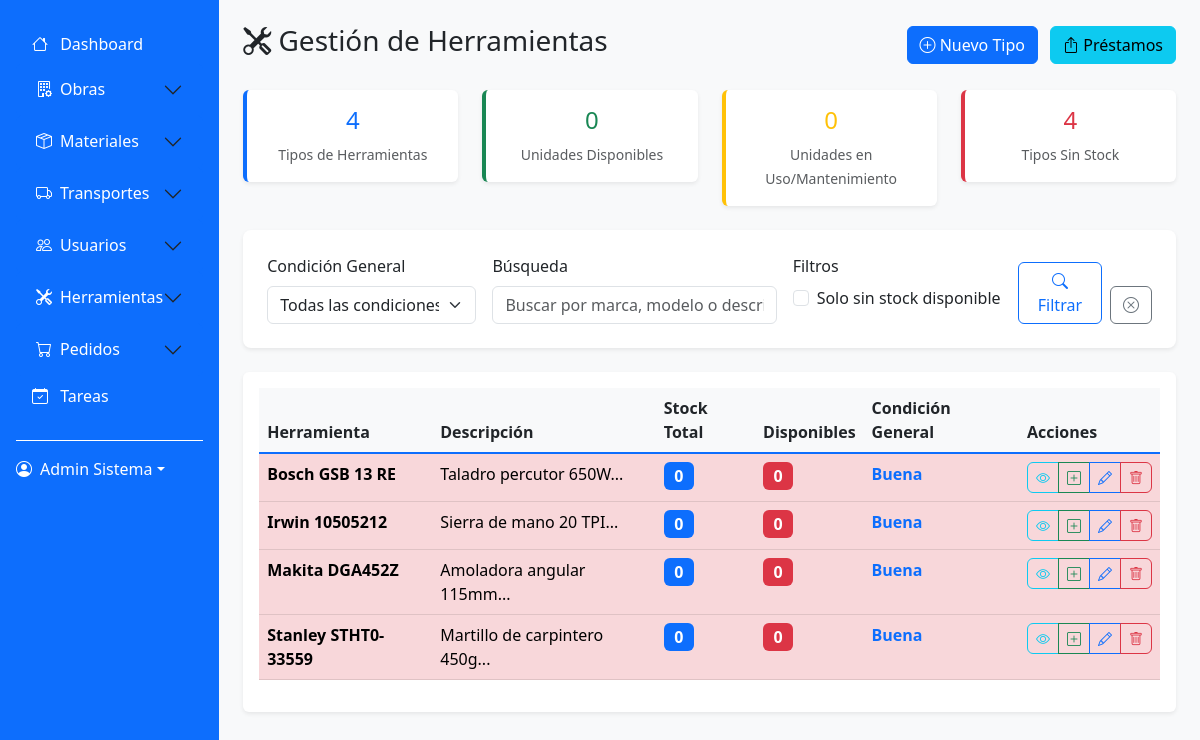
The page /modules/herramientas/list.php (signed in) on the database its author committed.
### tables this page shows
CREATE TABLE herramientas (
    id_herramienta INT AUTO_INCREMENT PRIMARY KEY,
    tipo VARCHAR(100) NOT NULL,
    marca VARCHAR(100) NOT NULL,
    modelo VARCHAR(100) NOT NULL,
    descripcion TEXT,
    stock_total INT DEFAULT 0,
    condicion_general ENUM('excelente', 'buena', 'regular', 'mala') DEFAULT 'buena',
    precio_referencia DECIMAL(10,2) DEFAULT 0.00,
    categoria VARCHAR(100),
    fecha_creacion TIMESTAMP DEFAULT CURRENT_TIMESTAMP
);

### config/config.php (called while the page is built, shortened)
<?php
function is_logged_in() {
    return isset($_SESSION['user_id']) && !empty($_SESSION['user_id']);
}
function get_user_role() {
    return $_SESSION['user_role'] ?? null;
}
function has_permission($required_roles) {
    $user_role = get_user_role();
    if (is_array($required_roles)) {
        return in_array($user_role, $required_roles);
    }
    return $user_role === $required_roles;
}
?>

### modules/herramientas/list.php (the view, shortened to what this page needs)
<?php
require_once '../../config/config.php';
$can_manage = has_permission([ROLE_ADMIN, ROLE_RESPONSABLE]);
$database = new Database();
$conn = $database->getConnection();
$filtro_busqueda = $_GET['busqueda'] ?? '';
$filtro_stock_bajo = isset($_GET['stock_bajo']) ? (bool)$_GET['stock_bajo'] : false;
$where_conditions = [];
$params = [];
$where_clause = !empty($where_conditions) ? 'WHERE ' . implode(' AND ', $where_conditions) : '';
try {
    $query = "SELECT h.*,
                     COUNT(CASE WHEN hu.estado_actual = 'disponible' THEN 1 ELSE NULL END) as unidades_disponibles
              FROM herramientas h
              LEFT JOIN herramientas_unidades hu ON h.id_herramienta = hu.id_herramienta
              $where_clause
              GROUP BY h.id_herramienta
              ORDER BY h.marca, h.modelo";
    $stmt = $conn->prepare($query);
    $stmt->execute($params);
    $herramientas = $stmt->fetchAll();
    $stmt_stats = $conn->query("SELECT
        COUNT(*) as total_tipos_herramientas,
        SUM(stock_total) as total_unidades,
        COUNT(CASE WHEN stock_total <= 0 THEN 1 END) as sin_stock_tipos
        FROM herramientas");
    $stats = $stmt_stats->fetch();
    $stmt_unidades_disponibles = $conn->query("SELECT COUNT(*) as total FROM herramientas_unidades WHERE estado_actual = 'disponible'");
    $unidades_disponibles = $stmt_unidades_disponibles->fetch()['total'];
} catch (Exception $e) {
    error_log("Error al obtener herramientas: " . $e->getMessage());
    $herramientas = [];
    $stats = ['total_tipos_herramientas' => 0, 'total_unidades' => 0, 'sin_stock_tipos' => 0];
    $unidades_disponibles = 0;
}
include '../../includes/header.php';
?>
<div class="row">
    <div class="col-12">
        <div class="d-flex justify-content-between align-items-center mb-4">
            <h1 class="h3">
                <i class="bi bi-tools"></i> Gestión de Herramientas
            </h1>
            <?php if ($can_manage): ?>
            <div>
                <a href="create.php" class="btn btn-primary me-2">
                    <i class="bi bi-plus-circle"></i> Nuevo Tipo
                </a>
                <a href="prestamos.php" class="btn btn-info">
                    <i class="bi bi-box-arrow-up"></i> Préstamos
                </a>
            </div>
            <?php endif; ?>
        </div>
    </div>
</div>
<div class="row mb-4">
    <div class="col-md-3">
        <div class="card dashboard-card">
            <div class="card-body text-center">
                <h4 class="text-primary"><?php echo $stats['total_tipos_herramientas']; ?></h4>
                <small class="text-muted">Tipos de Herramientas</small>
            </div>
        </div>
    </div>
    <div class="col-md-3">
        <div class="card dashboard-card success">
            <div class="card-body text-center">
                <h4 class="text-success"><?php echo $unidades_disponibles; ?></h4>
                <small class="text-muted">Unidades Disponibles</small>
            </div>
        </div>
    </div>
    <div class="col-md-3">
        <div class="card dashboard-card warning">
            <div class="card-body text-center">
                <h4 class="text-warning"><?php echo $stats['total_unidades'] - $unidades_disponibles; ?></h4>
                <small class="text-muted">Unidades en Uso/Mantenimiento</small>
            </div>
        </div>
    </div>
    <div class="col-md-3">
        <div class="card dashboard-card danger">
            <div class="card-body text-center">
                <h4 class="text-danger"><?php echo $stats['sin_stock_tipos']; ?></h4>
                <small class="text-muted">Tipos Sin Stock</small>
            </div>
        </div>
    </div>
</div>
<div class="filter-section">
    <form method="GET" class="row g-3">
        <div class="col-md-3">
            <label for="condicion" class="form-label">Condición General</label>
            <select class="form-select" id="condicion" name="condicion">
                <option value="">Todas las condiciones</option>
            </select>
        </div>
        <div class="col-md-4">
            <label for="busqueda" class="form-label">Búsqueda</label>
            <input type="text" class="form-control" id="busqueda" name="busqueda"
                   placeholder="Buscar por marca, modelo o descripción..."
                   value="<?php echo htmlspecialchars($filtro_busqueda); ?>">
        </div>
        <div class="col-md-3">
            <label class="form-label">Filtros</label>
            <div class="form-check">
                <input class="form-check-input" type="checkbox" id="stock_bajo" name="stock_bajo" value="1"
                       <?php echo $filtro_stock_bajo ? 'checked' : ''; ?>>
                <label class="form-check-label" for="stock_bajo">
                    Solo sin stock disponible
                </label>
            </div>
        </div>
        <div class="col-md-2 d-flex align-items-end">
            <button type="submit" class="btn btn-outline-primary me-2">
                <i class="bi bi-search"></i> Filtrar
            </button>
            <a href="list.php" class="btn btn-outline-secondary">
                <i class="bi bi-x-circle"></i>
            </a>
        </div>
    </form>
</div>
<div class="card">
    <div class="card-body">
        <?php if (!empty($herramientas)): ?>
        <div class="table-responsive">
            <table class="table table-hover">
                <thead>
                    <tr>
                        <th>Herramienta</th>
                        <th>Descripción</th>
                        <th>Stock Total</th>
                        <th>Disponibles</th>
                        <th>Condición General</th>
                        <th>Acciones</th>
                    </tr>
                </thead>
                <tbody>
                    <?php foreach ($herramientas as $herramienta): ?>
                    <tr class="<?php echo $herramienta['unidades_disponibles'] <= 0 ? 'table-danger' : ''; ?>">
                        <td>
                            <strong><?php echo htmlspecialchars($herramienta['marca'] . ' ' . $herramienta['modelo']); ?></strong>
                        </td>
                        <td><?php echo htmlspecialchars(substr($herramienta['descripcion'], 0, 70)); ?>...</td>
                        <td>
                            <span class="badge bg-primary fs-6">
                                <?php echo number_format($herramienta['stock_total']); ?>
                            </span>
                        </td>
                        <td>
                            <span class="badge <?php echo $herramienta['unidades_disponibles'] <= 0 ? 'bg-danger' : 'bg-success'; ?> fs-6">
                                <?php echo number_format($herramienta['unidades_disponibles']); ?>
                            </span>
                        </td>
                        <td>
                            <?php
                            $condicion_class = '';
                            switch ($herramienta['condicion_general']) {
                                case 'buena': $condicion_class = 'text-primary'; break;
                            }
                            ?>
                            <span class="fw-bold <?php echo $condicion_class; ?>">
                                <?php echo ucfirst($herramienta['condicion_general']); ?>
                            </span>
                        </td>
                        <td>
                            <div class="btn-group btn-group-sm" role="group">
                                <a href="view.php?id=<?php echo $herramienta['id_herramienta']; ?>"
                                   class="btn btn-outline-info" title="Ver detalles">
                                    <i class="bi bi-eye"></i>
                                </a>
                                <?php if ($can_manage): ?>
                                <a href="add_unit.php?id=<?php echo $herramienta['id_herramienta']; ?>"
                                   class="btn btn-outline-success" title="Agregar unidad">
                                    <i class="bi bi-plus-square"></i>
                                </a>
                                <a href="edit.php?id=<?php echo $herramienta['id_herramienta']; ?>"
                                   class="btn btn-outline-primary" title="Editar tipo">
                                    <i class="bi bi-pencil"></i>
                                </a>
                                <a href="delete.php?id=<?php echo $herramienta['id_herramienta']; ?>"
                                   class="btn btn-outline-danger btn-delete"
                                   data-item-name="la herramienta '<?php echo htmlspecialchars($herramienta['marca'] . ' ' . $herramienta['modelo']); ?>'"
                                   title="Eliminar tipo">
                                    <i class="bi bi-trash"></i>
                                </a>
                                <?php endif; ?>
                            </div>
                        </td>
                    </tr>
                    <?php endforeach; ?>
                </tbody>
            </table>
        </div>
        <?php endif; ?>
    </div>
</div>
<?php include '../../includes/footer.php'; ?>

### assets/css/style.css (style rules this page uses)
:root { --primary-color: #0d6efd; --secondary-color: #6c757d; --success-color: #198754; --danger-color: #dc3545; --warning-color: #ffc107; --info-color: #0dcaf0; --light-color: #f8f9fa; --dark-color: #212529; }
body { background-color: #f8f9fa; font-family: "Segoe UI", Tahoma, Geneva, Verdana, sans-serif; }
.card { border: none; box-shadow: 0 0.125rem 0.25rem rgba(0, 0, 0, 0.075); transition: box-shadow 0.15s ease-in-out; }
.btn { border-radius: 0.375rem; font-weight: 500; }
.btn-primary { background-color: var(--primary-color); border-color: var(--primary-color); }
.table { background-color: white; }
.table thead th { background-color: var(--light-color); border-bottom: 2px solid var(--primary-color); font-weight: 600; color: var(--dark-color); }
.form-label { font-weight: 500; color: var(--dark-color); }
.dashboard-card { border-left: 4px solid var(--primary-color); }
.dashboard-card.success { border-left-color: var(--success-color); }
.dashboard-card.warning { border-left-color: var(--warning-color); }
.dashboard-card.danger { border-left-color: var(--danger-color); }
.filter-section { background-color: white; border-radius: 0.5rem; padding: 1.5rem; margin-bottom: 1.5rem; box-shadow: 0 0.125rem 0.25rem rgba(0, 0, 0, 0.075); }

### rows shown on the page
herramientas: marca+modelo "Bosch GSB 13 RE", descripcion "Taladro percutor 650W", stock_total "0", unidades_disponibles "0", condicion_general "Buena"
herramientas: marca+modelo "Irwin 10505212", descripcion "Sierra de mano 20 TPI", stock_total "0", unidades_disponibles "0", condicion_general "Buena"
herramientas: marca+modelo "Makita DGA452Z", descripcion "Amoladora angular 115mm", stock_total "0", unidades_disponibles "0", condicion_general "Buena"
herramientas: marca+modelo "Stanley STHT0-33559", descripcion "Martillo de carpintero 450g", stock_total "0", unidades_disponibles "0", condicion_general "Buena"

### other values the page prints
$_SESSION['user_name'] "Admin Sistema"
$stats['total_tipos_herramientas'] "4"
$unidades_disponibles "0"
$stats['total_unidades'] - $unidades_disponibles "0"
$stats['sin_stock_tipos'] "4"
